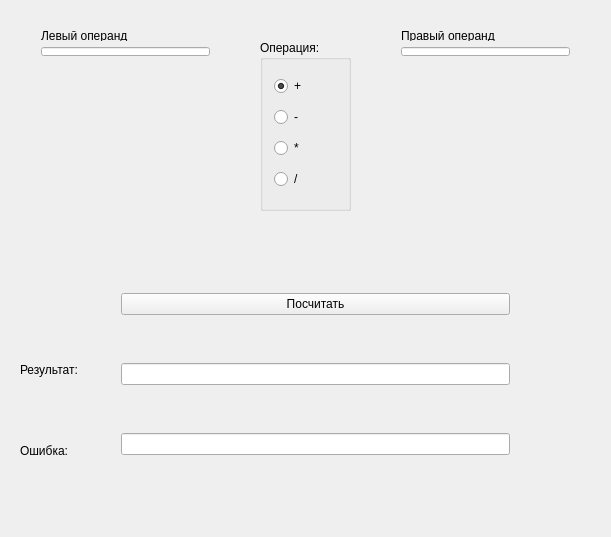
<?xml version="1.0" encoding="UTF-8"?>
<ui version="4.0">
 <class>Widget</class>
 <widget class="QWidget" name="Widget">
  <property name="geometry">
   <rect>
    <x>0</x>
    <y>0</y>
    <width>611</width>
    <height>537</height>
   </rect>
  </property>
  <property name="windowTitle">
   <string>Widget</string>
  </property>
  <widget class="QGroupBox" name="groupBox">
   <property name="geometry">
    <rect>
     <x>260</x>
     <y>40</y>
     <width>91</width>
     <height>171</height>
    </rect>
   </property>
   <property name="title">
    <string>Операция:</string>
   </property>
   <layout class="QVBoxLayout" name="verticalLayout">
    <item>
     <widget class="QRadioButton" name="plus">
      <property name="enabled">
       <bool>true</bool>
      </property>
      <property name="tabletTracking">
       <bool>false</bool>
      </property>
      <property name="autoFillBackground">
       <bool>false</bool>
      </property>
      <property name="text">
       <string>+</string>
      </property>
      <property name="checked">
       <bool>true</bool>
      </property>
      <property name="autoRepeat">
       <bool>false</bool>
      </property>
     </widget>
    </item>
    <item>
     <widget class="QRadioButton" name="minus">
      <property name="text">
       <string>-</string>
      </property>
     </widget>
    </item>
    <item>
     <widget class="QRadioButton" name="proizvedenie">
      <property name="text">
       <string>*</string>
      </property>
     </widget>
    </item>
    <item>
     <widget class="QRadioButton" name="delenie">
      <property name="text">
       <string>/</string>
      </property>
     </widget>
    </item>
   </layout>
  </widget>
  <widget class="QLabel" name="lable_result">
   <property name="geometry">
    <rect>
     <x>20</x>
     <y>360</y>
     <width>91</width>
     <height>20</height>
    </rect>
   </property>
   <property name="text">
    <string>Результат:</string>
   </property>
  </widget>
  <widget class="QLabel" name="label_4">
   <property name="geometry">
    <rect>
     <x>20</x>
     <y>440</y>
     <width>71</width>
     <height>21</height>
    </rect>
   </property>
   <property name="text">
    <string>Ошибка:</string>
   </property>
  </widget>
  <widget class="QWidget" name="layoutWidget">
   <property name="geometry">
    <rect>
     <x>30</x>
     <y>20</y>
     <width>191</width>
     <height>47</height>
    </rect>
   </property>
   <layout class="QVBoxLayout" name="verticalLayout_2">
    <item>
     <widget class="QLabel" name="label_operand1">
      <property name="text">
       <string>Левый операнд</string>
      </property>
     </widget>
    </item>
    <item>
     <widget class="QLineEdit" name="operand_left">
      <property name="maxLength">
       <number>9</number>
      </property>
     </widget>
    </item>
   </layout>
  </widget>
  <widget class="QWidget" name="layoutWidget">
   <property name="geometry">
    <rect>
     <x>390</x>
     <y>20</y>
     <width>191</width>
     <height>47</height>
    </rect>
   </property>
   <layout class="QVBoxLayout" name="verticalLayout_3">
    <item>
     <widget class="QLabel" name="label_operand2">
      <property name="text">
       <string>Правый операнд</string>
      </property>
     </widget>
    </item>
    <item>
     <widget class="QLineEdit" name="operand_right">
      <property name="maxLength">
       <number>9</number>
      </property>
     </widget>
    </item>
   </layout>
  </widget>
  <widget class="QWidget" name="layoutWidget">
   <property name="geometry">
    <rect>
     <x>110</x>
     <y>240</y>
     <width>411</width>
     <height>271</height>
    </rect>
   </property>
   <layout class="QVBoxLayout" name="verticalLayout_4">
    <item>
     <widget class="QPushButton" name="resultButton">
      <property name="text">
       <string>Посчитать</string>
      </property>
     </widget>
    </item>
    <item>
     <widget class="QLineEdit" name="result">
      <property name="readOnly">
       <bool>true</bool>
      </property>
     </widget>
    </item>
    <item>
     <widget class="QLineEdit" name="error">
      <property name="readOnly">
       <bool>true</bool>
      </property>
     </widget>
    </item>
   </layout>
  </widget>
 </widget>
 <layoutdefault spacing="6" margin="11"/>
 <resources/>
 <connections/>
</ui>
